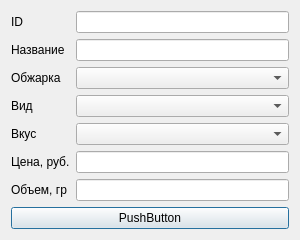
<?xml version="1.0" encoding="UTF-8"?>
<ui version="4.0">
 <class>Dialog</class>
 <widget class="QDialog" name="Dialog">
  <property name="geometry">
   <rect>
    <x>0</x>
    <y>0</y>
    <width>300</width>
    <height>225</height>
   </rect>
  </property>
  <property name="sizePolicy">
   <sizepolicy hsizetype="Fixed" vsizetype="Fixed">
    <horstretch>0</horstretch>
    <verstretch>0</verstretch>
   </sizepolicy>
  </property>
  <property name="maximumSize">
   <size>
    <width>400</width>
    <height>260</height>
   </size>
  </property>
  <property name="windowTitle">
   <string>Dialog</string>
  </property>
  <layout class="QGridLayout" name="gridLayout">
   <item row="0" column="0">
    <layout class="QFormLayout" name="formLayout">
     <item row="0" column="0">
      <widget class="QLabel" name="label">
       <property name="text">
        <string>ID</string>
       </property>
      </widget>
     </item>
     <item row="0" column="1">
      <widget class="QLineEdit" name="line_id"/>
     </item>
     <item row="1" column="0">
      <widget class="QLabel" name="label_2">
       <property name="text">
        <string>Название</string>
       </property>
      </widget>
     </item>
     <item row="1" column="1">
      <widget class="QLineEdit" name="line_name"/>
     </item>
     <item row="2" column="0">
      <widget class="QLabel" name="label_3">
       <property name="text">
        <string>Обжарка</string>
       </property>
      </widget>
     </item>
     <item row="2" column="1">
      <widget class="QComboBox" name="combo_roasting"/>
     </item>
     <item row="3" column="0">
      <widget class="QLabel" name="label_4">
       <property name="text">
        <string>Вид</string>
       </property>
      </widget>
     </item>
     <item row="3" column="1">
      <widget class="QComboBox" name="combo_ground"/>
     </item>
     <item row="4" column="0">
      <widget class="QLabel" name="label_5">
       <property name="text">
        <string>Вкус</string>
       </property>
      </widget>
     </item>
     <item row="4" column="1">
      <widget class="QComboBox" name="combo_taste"/>
     </item>
     <item row="5" column="0">
      <widget class="QLabel" name="label_6">
       <property name="text">
        <string>Цена, руб.</string>
       </property>
      </widget>
     </item>
     <item row="5" column="1">
      <widget class="QLineEdit" name="line_price"/>
     </item>
     <item row="6" column="0">
      <widget class="QLabel" name="label_7">
       <property name="text">
        <string>Объем, гр</string>
       </property>
      </widget>
     </item>
     <item row="6" column="1">
      <widget class="QLineEdit" name="line_volume"/>
     </item>
     <item row="7" column="0" colspan="2">
      <widget class="QPushButton" name="button_execute">
       <property name="text">
        <string>PushButton</string>
       </property>
      </widget>
     </item>
    </layout>
   </item>
  </layout>
 </widget>
 <resources/>
 <connections/>
</ui>
